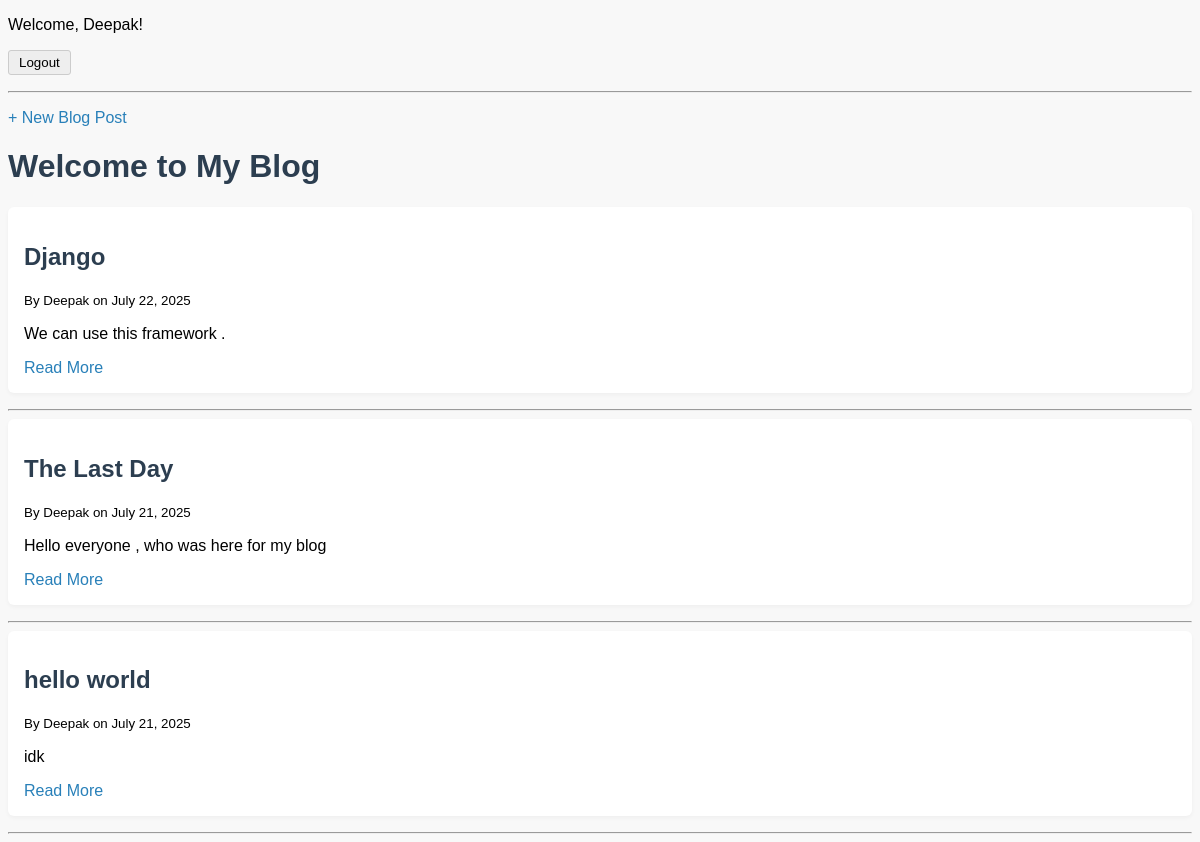
The app's page / (signed in) with its own data.
### blog/models.py (models this page shows, shortened)
class BlogPost(models.Model):
    title = models.CharField(max_length=200)
    summary = models.TextField(max_length=300)
    content = models.TextField()
    author = models.ForeignKey(User, on_delete=models.CASCADE)
    created_at = models.DateTimeField(auto_now_add=True)

### blog/views.py (the view)
# urls.py: path('', views.home, name='home'),
def home(request):
    posts = BlogPost.objects.all().order_by('-created_at')
    return render(request, 'blog/home.html', {'posts': posts})

### blog/templates/blog/home.html (shortened to what this page needs)
<!DOCTYPE html>
<html lang="en">
<head>
    {% load static %}
    <link rel="stylesheet" href="{% static 'css/style.css' %}">
</head>
<body>
{% if user.is_authenticated %}
    <p>
        Welcome, {{ user.username }}!
        <form action="{% url 'logout' %}" method="post" style="display:inline;">
            <button type="submit">Logout</button>
        </form>
    </p>
{% else %}
    <p>
        <a href="{% url 'login' %}">Login</a> |
        <a href="{% url 'signup' %}">Sign Up</a>
    </p>
{% endif %}
<hr>
{% if user.is_authenticated %}
    <p><a href="{% url 'create_post' %}">+ New Blog Post</a></p>
{% endif %}
<h1>Welcome to My Blog</h1>
{% for post in posts %}
    <article>
        <h2>{{ post.title }}</h2>
        <p><small>By {{ post.author.username }} on {{ post.created_at|date:"F d, Y" }}</small></p>
        <p>{{ post.summary }}</p>
        <a href="{% url 'post_detail' post.id %}">Read More</a>
    </article>
    <hr>
{% empty %}
    <p>No blog posts have been published yet.</p>
{% endfor %}
</body>
</html>

### blog/static/css/style.css (style rules this page uses)
body { background: #f8f8f8; font-family: Arial, sans-serif; }
h1, h2 { color: #2c3e50; }
article { background: #fff; border-radius: 6px; padding: 16px; margin-bottom: 16px; box-shadow: 0 2px 4px rgba(0,0,0,0.04); }
a { color: #2980b9; text-decoration: none; }
button { padding: 4px 10px; border-radius: 3px; border: 1px solid #ccc; background: #eee; cursor: pointer; }

### records on screen
BlogPost: title "Django", author.username "Deepak", created_at "July 22, 2025", summary "We can use this framework ."
BlogPost: title "The Last Day", author.username "Deepak", created_at "July 21, 2025", summary "Hello everyone , who was here for my blog"
BlogPost: title "hello world", author.username "Deepak", created_at "July 21, 2025", summary "idk"

### other values on screen
{{ user.username }} "Deepak"
